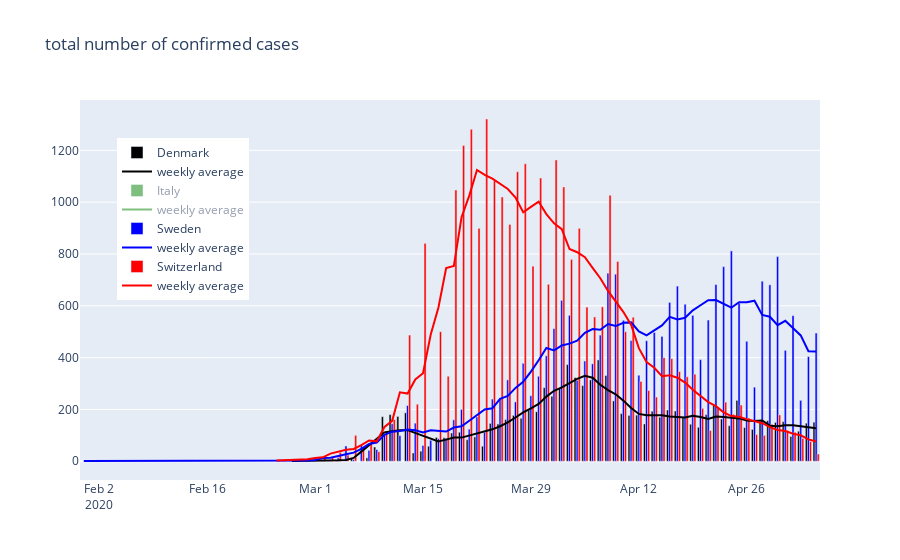
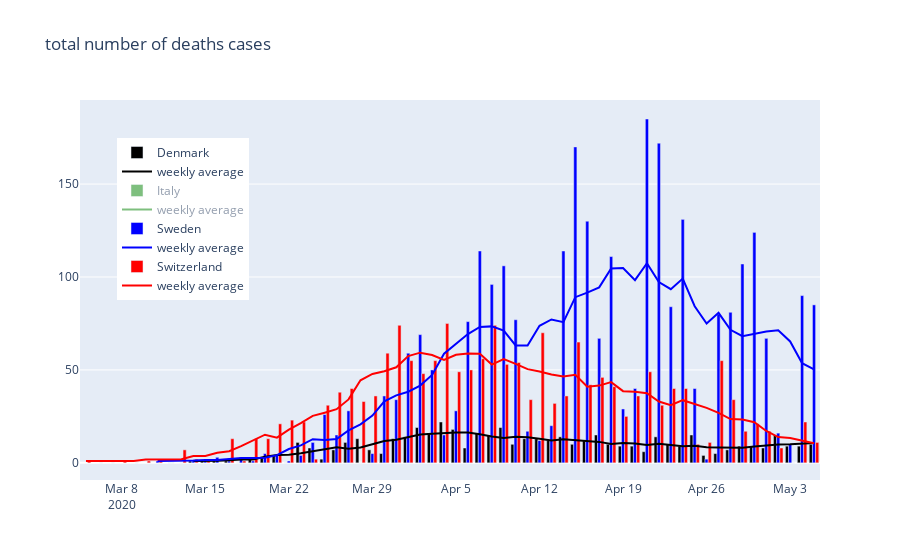

Here is the notebook cell these charts were saved with, in order:
### Code cell
for serie in df.serie.unique():
    fig = go.Figure()
    for country in df.country.unique():
        sdf = df.query('serie==@serie & country ==@country') 
        color = country_df.color[country]
        visible = country_df.visible[country]
       
        fig.add_bar(x=sdf.date, y=sdf.daily, marker_color = color, 
                    name = country, visible = visible)
        
        fig.add_scatter(x=sdf.date, y=sdf.daily_trend, mode='lines',line={'color':color}, 
                        name = 'weekly average', visible=visible)
    fig.update_layout(
        legend=dict(x=0.05, y=0.9),
        title ='total number of '+serie+' cases')
    
    fig.show()
